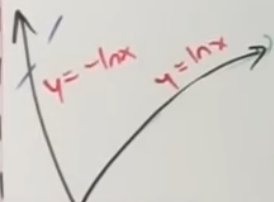
#> input picture Diagram Vectorization/input.png, 274 x 202 px
$ python greyscale_count.py
#> lines starting #> are read from the running program, lines starting #| are printed output that depends on the picture
import cv2
import numpy as np
import matplotlib.pyplot as plt

def plot_grayscale_pixel_counts(gray: np.ndarray, title="Grayscale pixel counts"):
    """
    gray: (H, W) grayscale image, ideally uint8
    Plots: x = intensity 0..255, y = number of pixels with that intensity
    """
    if gray.ndim != 2:
        raise ValueError("Expected a single-channel grayscale image (H, W).")

    # Ensure uint8 range 0..255
    if gray.dtype != np.uint8:
        g = np.clip(gray.astype(np.float64), 0, 255).astype(np.uint8)
    else:
        g = gray

    counts = np.bincount(g.ravel(), minlength=256)  # counts[ intensity ]
    intensities = np.arange(256)

    plt.figure()
    plt.bar(intensities, counts, width=1.0)
    plt.title(title)
    plt.xlabel("Grayscale intensity (0–255)")
    plt.ylabel("Number of pixels")
    plt.xlim(0, 255)
    plt.tight_layout()
    plt.show()

    return counts

# Example usage:
gray = cv2.imread("input.png", cv2.IMREAD_GRAYSCALE)
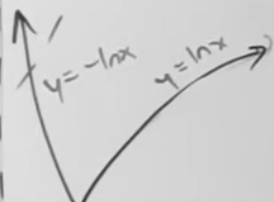
#> gray: shape (202, 274); min 50, max 232, mean 208.1
counts = plot_grayscale_pixel_counts(gray, title="Histogram: input.png")
#> in plot_grayscale_pixel_counts, `counts = np.bincount(g.ravel(), minlength=256)`: counts = 256 values, max 3733 at index 212, min 0 at index 0, mean 216.2
#> in plot_grayscale_pixel_counts, `plt.show()`:
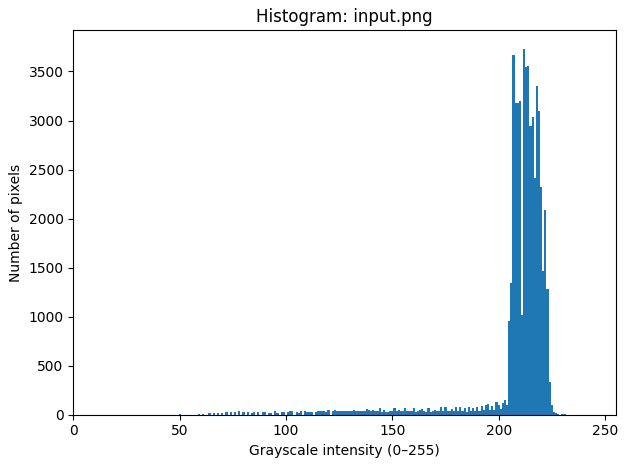
#> figure drawn by matplotlib, 1 panel; tallest bar 3733 high, from x = 211.5 to 212.5
